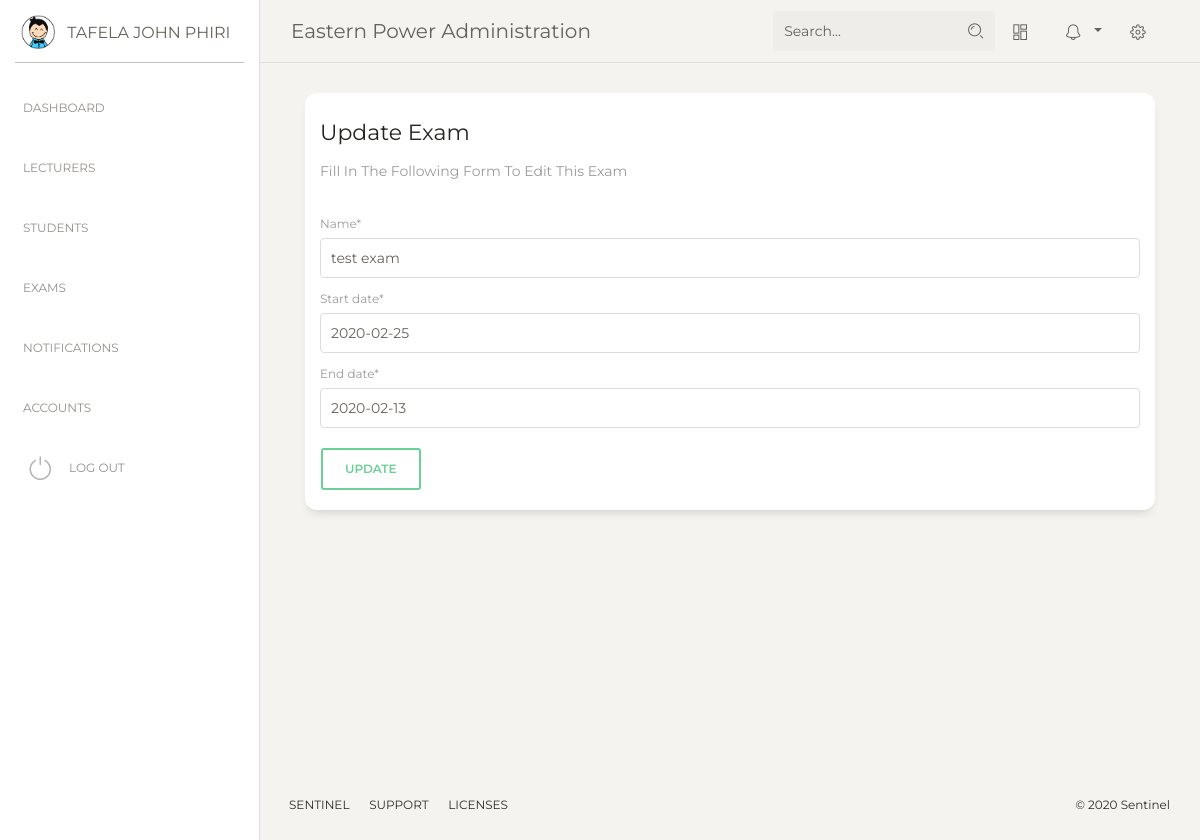
Screenshot of /administrator/exams/1/update/ (signed in) with the database file from the repository.
### headway/models.py (models this page shows, shortened)
class User(AbstractUser):
    username_validator = UnicodeUsernameValidator()
    username = models.CharField(
        _('username'),
        max_length=150,
        unique=True,
        help_text=_('Enter a Student ID for student Accounts or Email for lecturer Accounts.'),
        validators=[username_validator],
        error_messages={
            'unique': _("A user with that username already exists."),
        },
    )
    email = models.EmailField(_('email address'), blank=True, unique=True)
    middle_name = models.CharField(max_length=50, blank=True, null=True)
    is_student = models.BooleanField(default=True)
    is_lecturer = models.BooleanField(default=False)
    is_admin = models.BooleanField(default=False)
    institution = models.ForeignKey(Institution, on_delete=models.CASCADE, null=True)
    USERNAME_FIELD = 'username'
    REQUIRED_FIELDS = ['email']
    def get_full_name(self):
        if self.middle_name:
            full_name = '%s %s %s' % (self.first_name, self.middle_name, self.last_name)
        else:
            full_name = '%s %s' % (self.first_name, self.last_name)
        return full_name
    def __str__(self):
        return self.get_full_name()

class Institution(models.Model):
    name = models.CharField(max_length=100, help_text='Enter Institution Name')
    active_subscription = models.BooleanField(default=True)
    subscription_type = models.CharField(max_length=1)  # add choices
    subscription_start = models.DateField(auto_created=True, auto_now_add=True)
    subscription_end = models.DateField()
    short_name = models.CharField(max_length=10, default='INSTITUTE', help_text='Enter A Short Abbreviation Of'
                                                                                'Your Institutes Name '
                                                                                '(10 Characters Max.)')

class Exam(models.Model):
    institution = models.ForeignKey(Institution, on_delete=models.CASCADE)
    created_by = models.ForeignKey(User, on_delete=models.CASCADE)
    name = models.CharField(max_length=100)
    start_date = models.DateField()
    end_date = models.DateField()
    active = models.BooleanField(default=True)
    courses = models.ManyToManyField(Course)

### administrator/views.py (the view)
# urls.py: path('exams/<int:pk>/update/', views.ExamsUpdate.as_view(), name='update_exam'),  # You Know The drill
@method_decorator(user_is_admin, name='get')
@method_decorator(user_is_admin, name='post')
class ExamsUpdate(SuccessMessageMixin, UpdateView):
    template_name = 'administrator/exams_update_form.html'
    model = Exam
    form_class = forms.ExamForm
    success_url = reverse_lazy('administrator:exams')
    success_message = "%(name)s Was Updated Successfully"

### administrator/forms.py
class ExamForm(forms.ModelForm):
    class Meta:
        model = Exam
        fields = ('name', 'start_date', 'end_date')

### templates/administrator/exams_update_form.html (shortened to what this page needs)
{% extends 'administrator/base.html' %}
{% load crispy_forms_tags %}
{% block content %}
    <div class="col-md-12">
            <div class="card ">
              <div class="card-header ">
                <h5 class="card-title">Update Exam</h5>
                <p class="card-category">Fill In The Following Form To Edit This Exam</p>
              </div>
                <div class="card-body">
                    <form method="post" action="">
                        {{ form|crispy }}
                        <input type="submit" class="btn btn-outline-success" value="Update">
                    </form>
                </div>
            </div>
          </div>
{% endblock content %}

### templates/administrator/base.html (shortened to what this page needs)
{% load static %}
<!DOCTYPE html>
<html lang="en">
<head>
  <link href="https://maxcdn.bootstrapcdn.com/font-awesome/latest/css/font-awesome.min.css" rel="stylesheet">
  <link href="{% static 'assets/css/bootstrap.min.css' %}" rel="stylesheet" />
  <link href="{% static 'assets/css/paper-dashboard.css' %}" rel="stylesheet" />
</head>
<body class="">
  <div class="wrapper ">
    <div class="sidebar" data-color="white" data-active-color="danger">
      <div class="logo">
        <a href="#" class="simple-text logo-mini">
          <div class="logo-image-small">
            <img src="{% static 'assets/img/logo-small.png' %}">
          </div>
        </a>
        <a href="#" class="simple-text logo-normal">
          {{ request.user}}
        </a>
      </div>
    <!-- loading urls for purpose of showing active tubs
    {% url 'administrator:dash' as dash_dir %} {% url 'administrator:lecturers' as lecturers_dir %}
        {% url 'administrator:students' as students_dir %} {% url 'administrator:exams' as exams_dir %}
    {% url 'administrator:notifications' as notifications_dir %} {% url 'administrator:accounts' as accounts_dir %}-->
      <div class="sidebar-wrapper">
        <ul class="nav">
          <li{% if request.path == dash_dir %} class="active" {% endif%} >
                  <a href="{% url 'administrator:dash' %}">
              <p>Dashboard</p>
            </a>
          </li>
          <li {% if request.path == lecturers_dir %} class="active"{% endif %}>
            <a href="{% url 'administrator:lecturers' %}">
              <p>Lecturers</p>
            </a>
          </li>
          <li {% if request.path == students_dir %} class="active"{% endif %}>
            <a href="{% url 'administrator:students' %}">
              <p>Students</p>
            </a>
          </li>
          <li {% if request.path == exams_dir %} class="active"{% endif %}>
            <a href="{% url 'administrator:exams' %}">
              <p>Exams</p>
            </a>
          </li>
          <li {% if request.path == notifications_dir %}class="active"{% endif %}>
            <a href="{% url 'administrator:notifications' %}">
              <p>Notifications</p>
            </a>
          </li>
        <li {% if request.path == accounts_dir %}class="active"{% endif %}>
            <a href="{% url 'administrator:accounts' %}">
              <p>Accounts</p>
            </a>
          </li>
          <li class="active-pro">
            <a href="{% url 'logout' %}">
              <i class="nc-icon nc-button-power"></i>
              <p>Log Out</p>
            </a>
          </li>
        </ul>
      </div>
    </div>
    <div class="main-panel">
      <nav class="navbar navbar-expand-lg navbar-absolute fixed-top navbar-transparent">
        <div class="container-fluid">
          <div class="navbar-wrapper">
            <a class="navbar-brand" href="{% url 'administrator:institution_details' pk=request.user.institution.pk%}">
                {{ request.user.institution.name }} Administration</a>
          </div>
          <div class="collapse navbar-collapse justify-content-end" id="navigation">
            <form method="get" action="{% url 'headway:search' %}">
              <div class="input-group no-border">
                <input type="text" value="{{ request.GET.q }}" class="form-control" placeholder="Search..." name="q">
                <div class="input-group-append">
                  <div class="input-group-text">
                    <i class="nc-icon nc-zoom-split"></i>
                  </div>
                </div>
              </div>
            </form>
            <ul class="navbar-nav">
              <li class="nav-item">
                <a class="nav-link btn-magnify" href="#">
                  <i class="nc-icon nc-layout-11"></i>
                </a>
              </li>
              <li class="nav-item btn-rotate dropdown">
                <a class="nav-link dropdown-toggle" href="http://example.com" id="navbarDropdownMenuLink" data-toggle="dropdown" aria-haspopup="true" aria-expanded="false">
                  <i class="nc-icon nc-bell-55"></i>
                </a>
              </li>
              <li class="nav-item">
                <a class="nav-link btn-rotate" href="#">
                  <i class="nc-icon nc-settings-gear-65"></i>
                </a>
              </li>
            </ul>
          </div>
        </div>
      </nav>
      <div class="content">
          {% block content %}
          {% endblock %}
      </div>
      <footer class="footer footer-black  footer-white ">
        <div class="container-fluid">
          <div class="row">
            <nav class="footer-nav">
              <ul>
                <li>
                  <a href="#" target="_blank">Sentinel</a>
                </li>
                <li>
                  <a href="#" target="_blank">Support</a>
                </li>
                <li>
                  <a href="#" target="_blank">Licenses</a>
                </li>
              </ul>
            </nav>
            <div class="credits ml-auto">
              <span class="copyright">
                ©
                 Sentinel
              </span>
            </div>
          </div>
        </div>
      </footer>
    </div>
  </div>
</body>
</html>

### rows the page displays
User: user "TAFELA JOHN PHIRI", user.institution.name "Eastern Power"
Exam: name "test exam", start_date "2020-02-25", end_date "2020-02-13"
